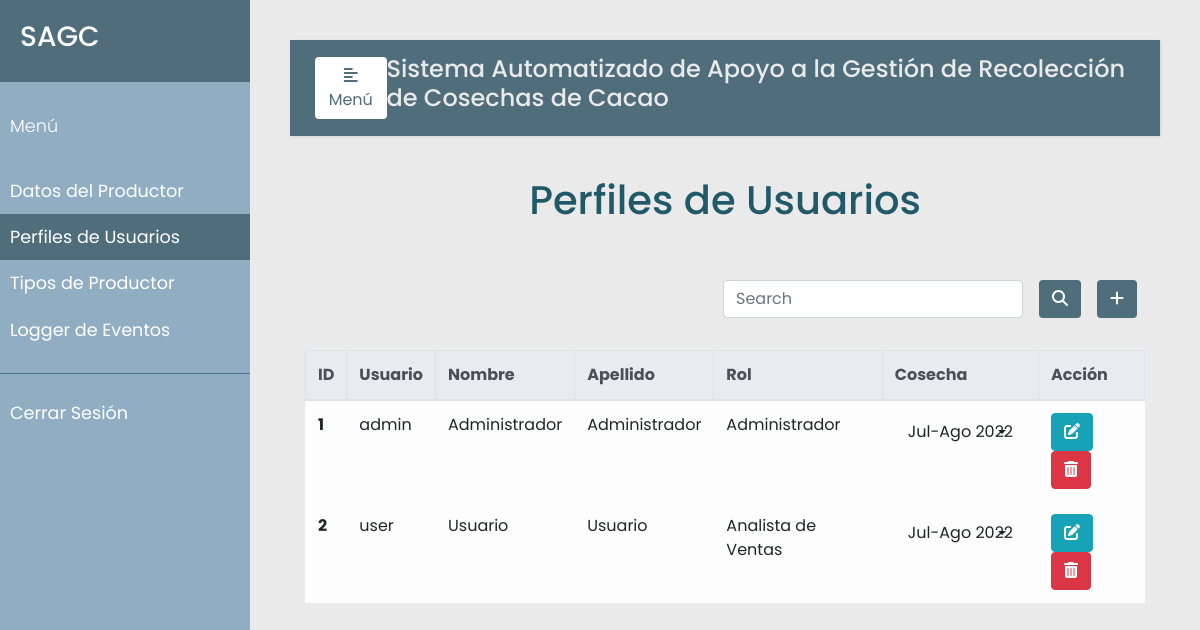
The page /perfiles (signed in) on the database its author committed.
### models.py (models this page shows, shortened)
class User(db.Model):
    __tablename__ = 'users'
    id = db.Column(db.Integer, primary_key=True)
    username = db.Column(db.String(20), nullable=False, unique=True)
    name = db.Column(db.String(30), nullable=False)
    surname = db.Column(db.String(30), nullable=False)
    password = db.Column(db.String(80), nullable=False)
    rol = db.Column(db.Integer, db.ForeignKey('rols.id'), nullable=False)
    cosechas = db.relationship('Cosecha', secondary=user_cosecha, backref='users', lazy=True)

class Rol(db.Model):
    __tablename__ = 'rols'
    id = db.Column(db.Integer, primary_key=True)
    name = db.Column(db.String(120), nullable=False, unique=True)
    user = db.relationship('User', backref='rols', lazy=True)

class Cosecha(db.Model):
    __tablename__ = 'cosechas'
    id = db.Column(db.Integer, primary_key=True)
    date = db.Column(db.String(120), unique=True)

### app.py (the view, shortened to what this page needs)
@app.route("/perfiles", methods=['GET', 'POST'])
@login_required
@admin_only
def perfiles():
    error=None
    users = User.query.all()
    rols = Rol.query.all()
    return render_template("perfiles.html", error=error, users=users, rols=rols)

### app.py (called while the page is built)
def login_required(f):
    @wraps(f)
    def wrap(*args, **kwargs):
        if 'logged_in' in session:
            return f(*args, **kwargs)
        else:
            flash('Necesitas iniciar sesión primero')
            return redirect(url_for('login'))
    return wrap

def admin_only(f):
    @wraps(f)
    def wrap(*args, **kwargs):
        if 'rol_admin' in session and session['rol_admin'] == True:
            return f(*args, **kwargs)
        else:
            flash("Debes ser administrador para ver esa página.")
            return redirect(url_for('productor'))
    return wrap

### templates/perfiles.html (shortened to what this page needs)
{% extends "base.html" %}
{% block navbar %}
<li class="nav-item">
  <a class="nav-link" href="{{url_for('productor')}}">Datos del Productor</a>
</li>
<li class="nav-item active">
  <a class="nav-link" href="{{url_for('perfiles')}}">Perfiles de Usuarios<span class="sr-only">(current)</span></a>
</li>
<li class="nav-item">
  <a class="nav-link" href="{{url_for('tipo_productor')}}">Tipos de Productor</a>
</li>
<li class="nav-item">
  <a class="nav-link" href="{{url_for('eventos')}}">Logger de Eventos</a>
</li>
{% endblock %}
{% block sesion %}
<li class="nav-item">
  <a class="nav-link" href="{{url_for('logout')}}">Cerrar Sesión</a>
</li>
{% endblock %}
{% block content %}
    <div class="container h-100">
        <p class="text-center h1 fw-bold mb-5 mx-1 mx-md-4 mt-4">Perfiles de Usuarios</p>
        <div class="d-flex flex-row-reverse bd-highlight">
            <div class="p-2 bd-highlight">
              <button type="button" class="btn" style="color:#fff; background-color:#4F6D7A;" data-toggle="modal" data-target="#exampleModalLong">
                <i class="fa-solid fa-plus"></i>
              </button>
            </div>
            <div class="p-2 bd-highlight" style="display:flex; align-content: flex-end;">
              <form action='/search_perfil' method="post" class="form-inline" style="justify-content: flex-end">
                <input class="form-control mr-3 w-75" type="text" placeholder="Search" aria-label="Buscar" name="search_perfil">
                <button type="submit" id="search_perfil" name="action-type" value="search" class="btn" style="color:#fff; background-color:#4F6D7A;">
                  <i class="fas fa-search" aria-hidden="true"></i>
                </button>
              </form>
            </div>
        </div>
        <br/>
        <table class="table table-bordered table-light table-hover">
          <thead class="thead-light">
            <tr>
              <th scope="col">ID</th>
              <th scope="col">Usuario</th>
              <th scope="col">Nombre</th>
              <th scope="col">Apellido</th>
              <th scope="col">Rol</th>
              <th scope="col">Cosecha</th>
              <th scope="col">Acción</th>
            </tr>
          </thead>
          <tbody>
            {% for u in users %}
            <tr>
              <th scope="row">{{u.id}}</th>
              <td>{{u.username}}</td>
              <td>{{u.name}}</td>
              <td>{{u.surname}}</td>
              <td>{{u.rols.name}}</td>
              <td>
                {% if u.cosechas|length > 0 %}
                  <div class="dropdown">
                    <button class="btn dropdown-toggle" type="button" id="dropdownMenuButton" data-toggle="dropdown" aria-haspopup="true" aria-expanded="false">
                      {{u.cosechas[0].date}}
                    </button>
                  </div>
                {% else %}
                  <i>Ninguna</i>
                {% endif %}
              </td>
              <td>
                <button type="button" class="btn btn-info" data-toggle="modal" data-target="#edit-modal-{{u.id}}">
                  <i class="fas fa-edit"></i>
                </button>
                <button type="button" class="btn btn-danger" data-toggle="modal" data-target="#delete-modal-{{u.id}}">
                  <i class="fas fa-trash-alt"></i>
                </button>
              </td>
            </tr>
            </div>
            {% endfor %}
    </div>
{% endblock %}

### static/css/styles.css (style rules this page uses)
body { font-family: 'Poppins', sans-serif; background: #EAEAEA; }
p { font-family: 'Poppins', sans-serif; font-size: 1.1em; font-weight: 300; line-height: 1.7em; color: #215968; }
a, a:hover, a:focus { color: inherit; text-decoration: none; transition: all 0.3s; }
#sidebar ul li a { padding: 10px; font-size: 1.1em; display: block; }
#sidebar ul li.active>a, a[aria-expanded="true"] { color: #fff; background: #4F6D7A; }
.dropdown-toggle::after { display: block; position: absolute; top: 50%; right: 20px; transform: translateY(-50%); }

### rows shown on the page
User: id "1", username "admin", name "Administrador", surname "Administrador", rols.name "Administrador", date "Jul-Ago 2022"
User: id "2", username "user", name "Usuario", surname "Usuario", rols.name "Analista de Ventas", date "Jul-Ago 2022"
